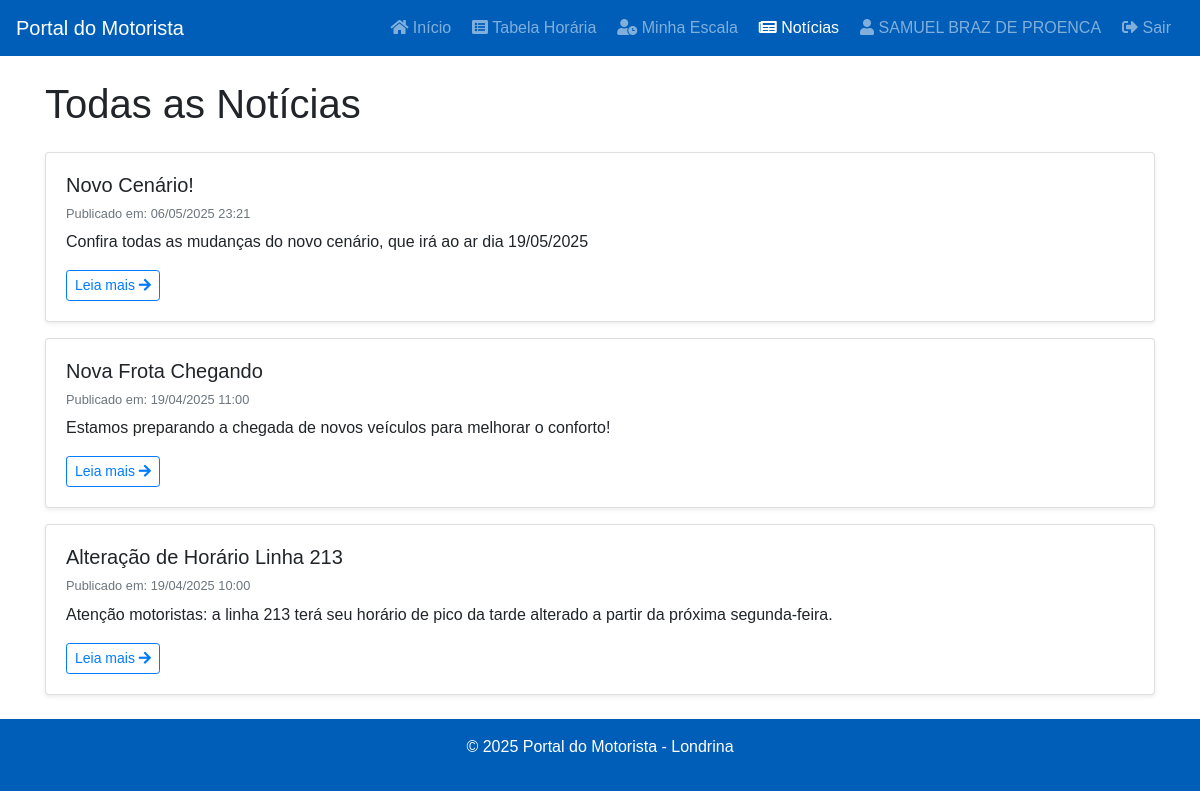
/todas_noticias.php (signed in), run on the app's committed database.
### tables this page shows
CREATE TABLE `noticias` (
  `id` int(11) NOT NULL,
  `titulo` varchar(255) NOT NULL,
  `resumo` text DEFAULT NULL,
  `conteudo_completo` longtext DEFAULT NULL,
  `data_publicacao` datetime NOT NULL,
  `imagem_destaque` varchar(255) DEFAULT NULL,
  `status` enum('publicada','rascunho','arquivada') NOT NULL DEFAULT 'rascunho',
  `data_modificacao` timestamp NULL DEFAULT NULL ON UPDATE current_timestamp() COMMENT 'Data da última modificação da notícia'
);

### todas_noticias.php (the view, shortened to what this page needs)
<?php
require_once 'db_config.php';
$itens_por_pagina = 10; $pagina_atual = 1; $total_noticias = 0; $total_paginas = 0; $noticias_pagina = []; $erro_busca_pagina = false;
if (isset($pdo)) {
    try {
        $sql_total = "SELECT COUNT(*) FROM noticias WHERE status = 'publicada'"; $stmt_total = $pdo->query($sql_total); $total_noticias = (int)$stmt_total->fetchColumn();
        if ($total_noticias > 0) {
            $total_paginas = ceil($total_noticias / $itens_por_pagina);
            if ($pagina_atual > $total_paginas) { $pagina_atual = $total_paginas; } if ($pagina_atual < 1) { $pagina_atual = 1; } $offset = ($pagina_atual - 1) * $itens_por_pagina;
            $sql_pagina = "SELECT id, titulo, resumo, data_publicacao FROM noticias WHERE status = 'publicada' ORDER BY data_publicacao DESC LIMIT :limit OFFSET :offset"; $stmt_pagina = $pdo->prepare($sql_pagina); $stmt_pagina->bindValue(':limit', $itens_por_pagina, PDO::PARAM_INT); $stmt_pagina->bindValue(':offset', $offset, PDO::PARAM_INT); $stmt_pagina->execute(); $noticias_pagina = $stmt_pagina->fetchAll(PDO::FETCH_ASSOC);
        }
    } catch (PDOException $e) { error_log("Erro na paginação de notícias: " . $e->getMessage()); $erro_busca_pagina = true; }
} else { $erro_busca_pagina = true; }
require_once 'header.php';
?>
    <main class="container mt-4">
        <h1 class="mb-4">Todas as Notícias</h1>
        <?php
        if ($erro_busca_pagina || $pdo === null): ?>
            <div class="alert alert-danger">Erro ao carregar notícias. Verifique a conexão com o banco ou tente novamente mais tarde.</div>
        <?php elseif (empty($noticias_pagina)): ?>
            <div class="alert alert-info">Nenhuma notícia publicada encontrada.</div>
        <?php else: ?>
            <?php foreach ($noticias_pagina as $noticia): ?>
                <div class="card mb-3 shadow-sm"> <div class="card-body">
                        <h5 class="card-title"><?php echo htmlspecialchars($noticia['titulo']); ?></h5>
                        <h6 class="card-subtitle mb-2 text-muted">
                            <small>Publicado em: <?php
                                $data = new DateTime($noticia['data_publicacao']);
                                echo $data->format('d/m/Y H:i');
                            ?></small>
                        </h6>
                        <p class="card-text"><?php echo htmlspecialchars($noticia['resumo']); ?></p>
                        <a href="ver_noticia.php?id=<?php echo $noticia['id']; ?>" class="btn btn-sm btn-outline-primary">Leia mais <i class="fas fa-arrow-right"></i></a>
                    </div>
                </div>
            <?php endforeach; ?>
        <?php endif; ?>
    </main>
<?php
require_once 'footer.php';
?>

### style.css (style rules this page uses)
:root { --cmtu-azul: #005EB8; --cmtu-amarelo: #FFDA29; --cmtu-verde: #008040; --cmtu-vermelho: #E60012; }
body { font-family: sans-serif; }

### data on the page
noticias: titulo "Novo Cenário!", data_publicacao "06/05/2025 23:21", resumo "Confira todas as mudanças do novo cenário, que irá ao ar dia 19/05/2025"
noticias: titulo "Nova Frota Chegando", data_publicacao "19/04/2025 11:00", resumo "Estamos preparando a chegada de novos veículos para melhorar o conforto!"
noticias: titulo "Alteração de Horário Linha 213", data_publicacao "19/04/2025 10:00", resumo "Atenção motoristas: a linha 213 terá seu horário de pico da tarde alterado a partir da próxima segunda-feira."

### other printed values
$nome_usuario "SAMUEL BRAZ DE PROENCA"
